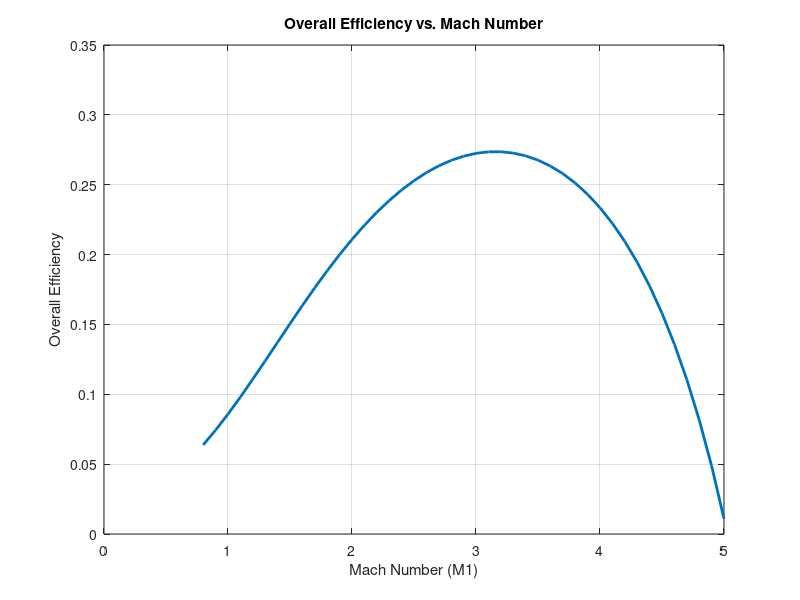
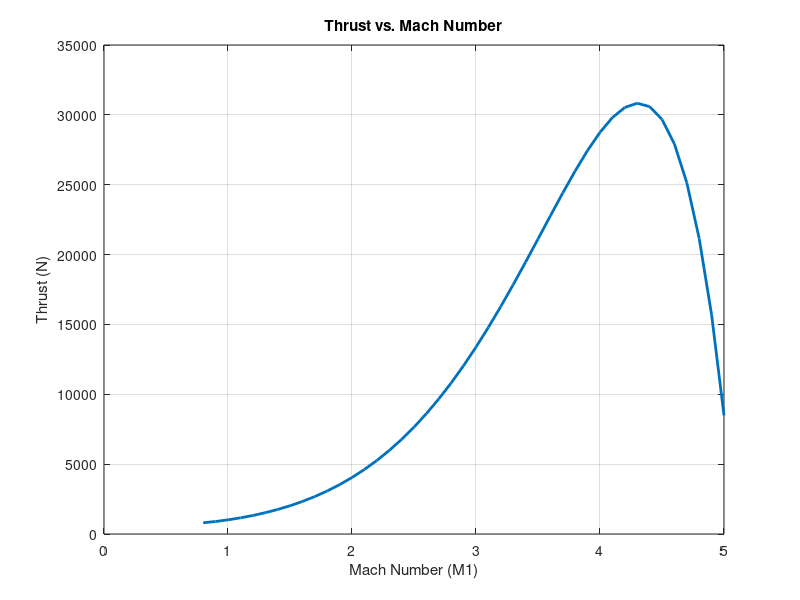
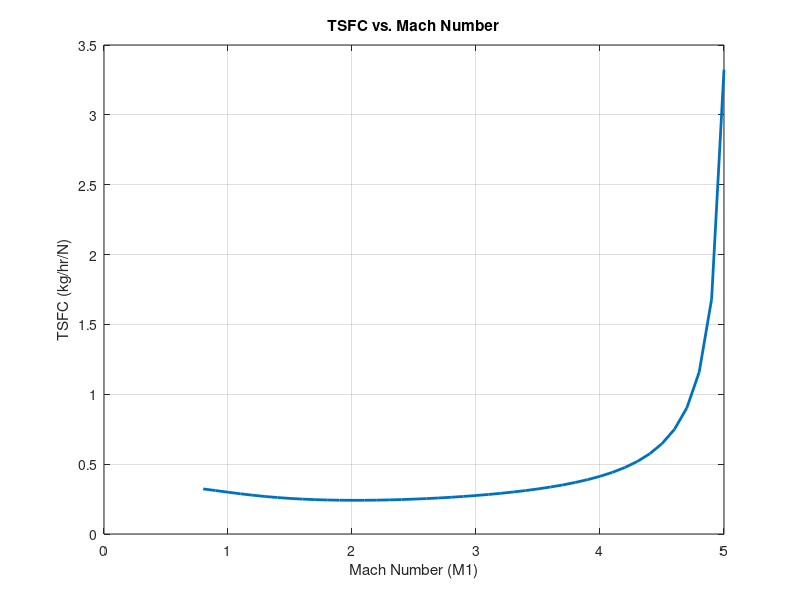

These charts were generated, in order, by the following MATLAB code:
clc; clear; clear all;

% Initialize Mach number range
M1_range = 0.8:0.1:5.0;

% Preallocate arrays for results
overall_efficiency_results = zeros(size(M1_range));
thrust_results = zeros(size(M1_range));
TSFC_results = zeros(size(M1_range));

for idx = 1:length(M1_range)
    % Set M1 for this iteration
    M1 = M1_range(idx);

    %% module 1
    % Constants
    gamma = 1.4; % Specific heat ratio
    R = 286.9; % Specific gas constant in J/(kg*K)
    z_star = 8404; % Scale height in meters
    T_s = 288.0; % Standard temperature at sea level in Kelvin
    p_s = 101.3; % Standard pressure at sea level in kPa

    % Input Parameters
    z = 4300;

    % Calculate T and P for each altitude
    if z < 7958 % Within the troposphere
        T1 = T_s * (1 - (((gamma - 1) / gamma) * (z / z_star)));
        p1 = p_s * ((1 - (((gamma - 1) / gamma) * (z / z_star)))^(gamma / (gamma - 1)));
    else % In the tropopause
        T1 = 210.0; % Constant temperature in tropopause
        p1 = 33.6 * exp(-(z - 7958) / 6605);
    end

    % Total-to-static relations
    Tt1 = T1 * (1 + (gamma - 1) / 2 * M1^2);
    pt1 = p1 * (1 + (gamma - 1) / 2 * M1^2)^(gamma / (gamma - 1));

    % Sound speed and velocity
    a1 = sqrt(gamma * R * T1);
    V1 = M1 * a1;

    %% module 2
    gamma = 1.4; % Specific heat ratio
    eta_d = 0.92; % Inlet/diffuser efficiency
    M2 = 0.15;

    Tt2 = Tt1;
    T2 = Tt2 / (1 + (gamma - 1) / 2 * M2^2);
    pt2 = p1 * (1 + (eta_d * (gamma - 1) / 2) * M1^2)^(gamma / (gamma - 1));
    p2 = pt2 / (1 + (gamma - 1) / 2 * M2^2)^(gamma / (gamma - 1));

    %% module 3
    gamma = 1.3; % Changed after the combustor
    Tt3_max = 2400;

    % Choking check
    Tt3_choked = Tt2 * (1 / (2 * (gamma + 1))) * ...
        ((1 / (M2^2) * ((1 + gamma * M2^2)^2))) * ...
        ((1 + (((gamma - 1) / 2) * M2^2)))^(-1);

    if Tt3_choked < Tt3_max
        Tt3 = Tt3_choked;
        M3 = 1;
    else
        Tt3 = Tt3_max;
        C = (Tt3 / Tt2) * ((1 + (gamma - 1) / 2 * M2^2) / ((1 + gamma * M2^2)^2)) * M2^2;
        a = C * (gamma^2) - ((gamma - 1) / 2);
        b = 2 * C * gamma - 1;
        c = C;
        M3_roots = roots([a, b, c]);
        M3_squared = M3_roots(M3_roots > 0 & M3_roots < 2);
        M3 = sqrt(M3_squared);
    end

    q23 = 986 * (Tt3 - Tt2) + 0.5 * 0.179 * (Tt3^2 - Tt2^2);
    T3 = Tt3 ./ (1 + (gamma - 1) ./ 2 * M3.^2);
    p3 = p2;
    pt3 = p3 * ((1 + (gamma - 1) / 2 * M3.^2).^(gamma / (gamma - 1)));

    %% module 4
    Ae = 0.015;
    eta_n = 0.94;
    Tte = Tt3;

    test_M = sqrt(2 / (gamma - 1)) * sqrt((eta_n * ...
        ((1 - (p1 / pt3).^((gamma - 1) / gamma))) / ...
        (1 - eta_n * (1 - (p1 / pt3).^((gamma - 1) / gamma)))));

    if test_M < 1
        Me = test_M;
        pe = p1;
    else
        Me = 1;
        pe = pt3 * (1 - (1 / eta_n) * (gamma - 1) / (gamma + 1))^(gamma / (gamma - 1));
    end

    Te = Tte / (1 + (gamma - 1) / 2 * Me^2);
    ae = sqrt(gamma * R * Te);
    Ve = Me * ae;
    rho_e = pe * 1000 / (R * Te);
    m_dot_e = rho_e * Ve * Ae;

    %% module 6
    g0 = 9.81;
    m_dot_i = m_dot_e / (1 + q23 / 43.2e6);
    m_dot_f = m_dot_e - m_dot_i;
    f = m_dot_f / m_dot_i;
    jet_thrust = m_dot_i .* (1 + f) .* Ve - m_dot_i .* V1;
    pressure_thrust = (pe - p1) * 1000 * Ae;
    total_thrust = jet_thrust + pressure_thrust;
    Veq = Ve + ((pe - p1) * 1000 * Ae / m_dot_e);
    TSFC = (m_dot_f ./ total_thrust) * 3600;
    thermal_efficiency = (m_dot_e .* Veq^2 ./ 2 - m_dot_i .* V1^2 ./ 2) ./ (m_dot_i .* q23);
    propulsive_efficiency = 2 ./ (1 + (Veq ./ V1));
    overall_efficiency = thermal_efficiency * propulsive_efficiency;

    %% Store results
    overall_efficiency_results(idx) = overall_efficiency;
    thrust_results(idx) = total_thrust;
    TSFC_results(idx) = TSFC;
end

%% Plot the results
figure;
plot(M1_range, overall_efficiency_results, 'LineWidth', 2);
xlabel('Mach Number (M1)');
ylabel('Overall Efficiency');
title('Overall Efficiency vs. Mach Number');
grid on;

figure;
plot(M1_range, thrust_results, 'LineWidth', 2);
xlabel('Mach Number (M1)');
ylabel('Thrust (N)');
title('Thrust vs. Mach Number');
grid on;

figure;
plot(M1_range, TSFC_results, 'LineWidth', 2);
xlabel('Mach Number (M1)');
ylabel('TSFC (kg/hr/N)');
title('TSFC vs. Mach Number');
grid on;
